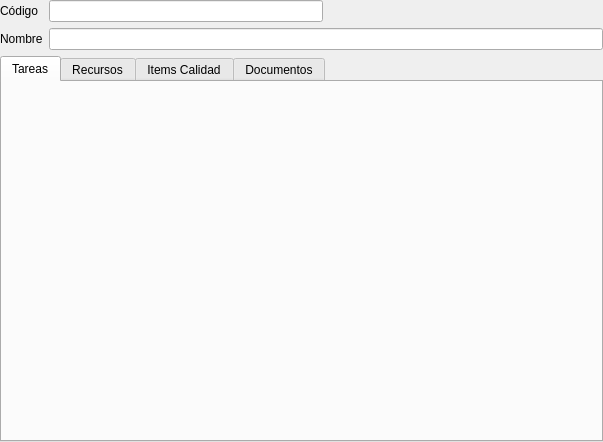
<?xml version="1.0" encoding="UTF-8"?>
<ui version="4.0">
 <class>Form</class>
 <widget class="QWidget" name="Form">
  <property name="geometry">
   <rect>
    <x>0</x>
    <y>0</y>
    <width>603</width>
    <height>442</height>
   </rect>
  </property>
  <property name="windowTitle">
   <string>Form</string>
  </property>
  <layout class="QGridLayout" name="gridLayout">
   <property name="margin">
    <number>0</number>
   </property>
   <item row="0" column="0">
    <widget class="QLabel" name="label">
     <property name="text">
      <string>Código</string>
     </property>
     <property name="buddy">
      <cstring>db_codproyecto</cstring>
     </property>
    </widget>
   </item>
   <item row="0" column="1">
    <widget class="DBLineEdit" name="db_codproyecto">
     <property name="fieldName">
      <string>codproyecto</string>
     </property>
     <property name="dataEditable">
      <bool>true</bool>
     </property>
    </widget>
   </item>
   <item row="0" column="2">
    <spacer name="horizontalSpacer">
     <property name="orientation">
      <enum>Qt::Horizontal</enum>
     </property>
     <property name="sizeHint" stdset="0">
      <size>
       <width>272</width>
       <height>20</height>
      </size>
     </property>
    </spacer>
   </item>
   <item row="1" column="0">
    <widget class="QLabel" name="label_2">
     <property name="text">
      <string>Nombre</string>
     </property>
     <property name="buddy">
      <cstring>db_nombre</cstring>
     </property>
    </widget>
   </item>
   <item row="1" column="1" colspan="2">
    <widget class="DBLineEdit" name="db_nombre">
     <property name="fieldName">
      <string>nombre</string>
     </property>
     <property name="dataEditable">
      <bool>true</bool>
     </property>
    </widget>
   </item>
   <item row="2" column="0" colspan="3">
    <widget class="QTabWidget" name="tabWidget">
     <property name="currentIndex">
      <number>0</number>
     </property>
     <widget class="QWidget" name="tab">
      <attribute name="title">
       <string>Tareas</string>
      </attribute>
      <layout class="QVBoxLayout" name="verticalLayout">
       <item>
        <widget class="DBDetailView" name="db_defproyectosfases">
         <property name="relationName">
          <string>defproyectosfases</string>
         </property>
         <property name="dataEditable">
          <bool>true</bool>
         </property>
        </widget>
       </item>
      </layout>
     </widget>
     <widget class="QWidget" name="tab_2">
      <attribute name="title">
       <string>Recursos</string>
      </attribute>
      <layout class="QVBoxLayout" name="verticalLayout_2">
       <item>
        <widget class="DBDetailView" name="db_defproyectosrecursos">
         <property name="relationName">
          <string>defproyectosrecursos</string>
         </property>
         <property name="dataEditable">
          <bool>true</bool>
         </property>
        </widget>
       </item>
      </layout>
     </widget>
     <widget class="QWidget" name="tab_3">
      <attribute name="title">
       <string>Items Calidad</string>
      </attribute>
      <layout class="QVBoxLayout" name="verticalLayout_3">
       <item>
        <widget class="DBDetailView" name="db_defproyectositemscalidad">
         <property name="relationName">
          <string>defproyectositemscalidad</string>
         </property>
         <property name="dataEditable">
          <bool>true</bool>
         </property>
        </widget>
       </item>
      </layout>
     </widget>
     <widget class="QWidget" name="tab_4">
      <attribute name="title">
       <string>Documentos</string>
      </attribute>
      <layout class="QVBoxLayout" name="verticalLayout_4">
       <item>
        <widget class="DBDetailView" name="db_defproyectosdocumentos">
         <property name="relationName">
          <string>defproyectosdocumentos</string>
         </property>
         <property name="dataEditable">
          <bool>true</bool>
         </property>
        </widget>
       </item>
      </layout>
     </widget>
    </widget>
   </item>
  </layout>
 </widget>
 <customwidgets>
  <customwidget>
   <class>DBDetailView</class>
   <extends>QWidget</extends>
   <header>widgets/dbdetailview.h</header>
  </customwidget>
  <customwidget>
   <class>DBLineEdit</class>
   <extends>QLineEdit</extends>
   <header>widgets/dblineedit.h</header>
  </customwidget>
 </customwidgets>
 <resources/>
 <connections/>
</ui>
